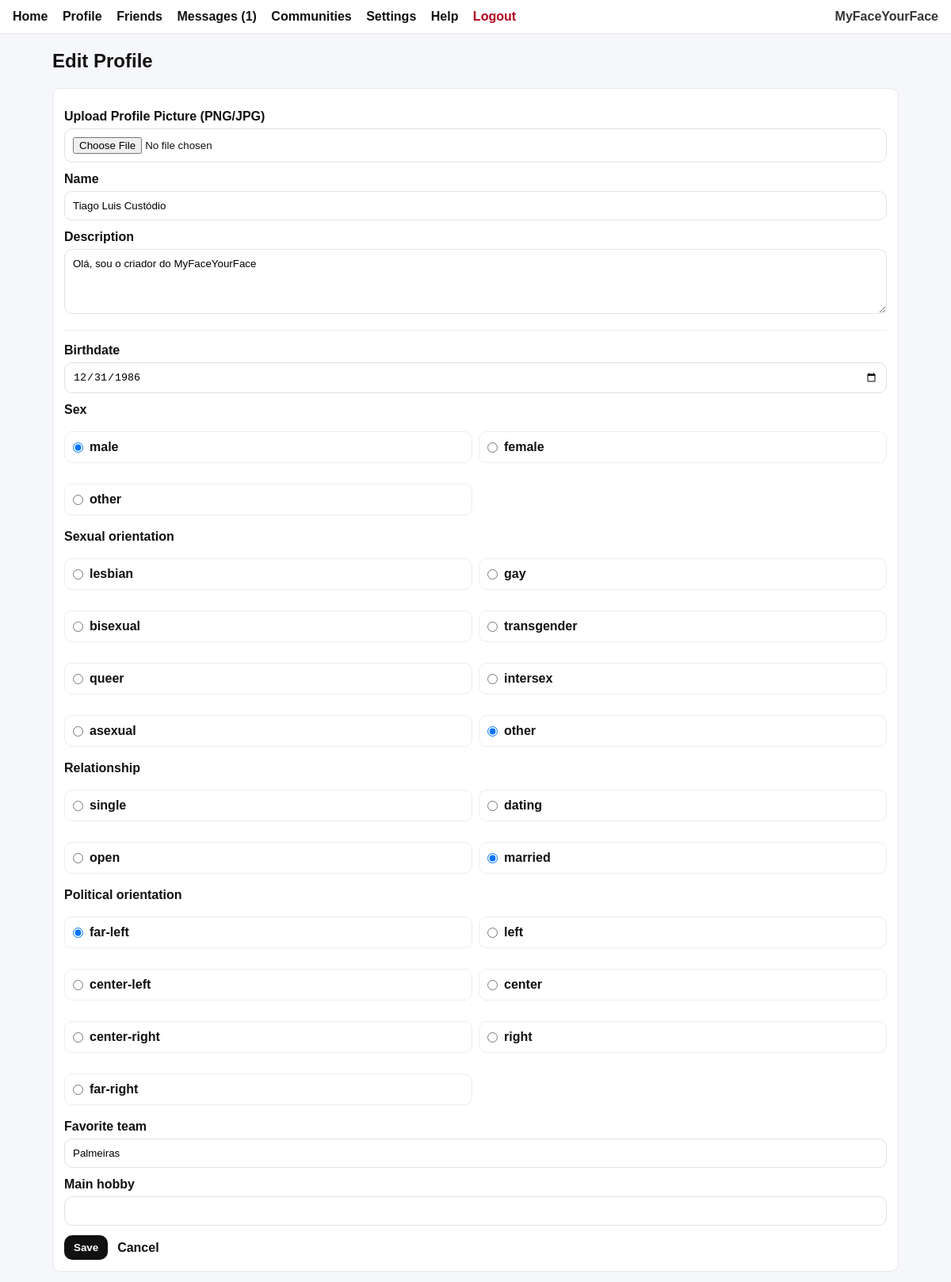
Screenshot of /edit-profile (signed in) with the database file from the repository.
### tables this page shows
CREATE TABLE users (
            id INTEGER PRIMARY KEY AUTOINCREMENT,
            username TEXT UNIQUE NOT NULL,
            password_hash TEXT NOT NULL,
            display_name TEXT NOT NULL,
            description TEXT DEFAULT ''
        , profile_pic_path TEXT DEFAULT NULL, birthdate TEXT DEFAULT NULL, sex TEXT DEFAULT NULL, sexual_orientation TEXT DEFAULT NULL, relationship_status TEXT DEFAULT NULL, political_orientation TEXT DEFAULT NULL, favorite_team TEXT DEFAULT NULL, main_hobby TEXT DEFAULT NULL, invites_remaining INTEGER DEFAULT 5);

### app.py (the view)
@app.get("/edit-profile")
@login_required
def edit_profile():
    user = current_user()
    return render_template(
        "edit_profile.html",
        app_name=APP_NAME,
        user=user,
        sex_options=SEX_OPTIONS,
        orientation_options=ORIENTATION_OPTIONS,
        relationship_options=RELATIONSHIP_OPTIONS,
        politics_options=POLITICS_OPTIONS,
        pending_requests_count=count_pending_friend_requests(user["id"]),
        messages_total_count=count_messages_total(user["id"]),
        messages_unread_count=count_messages_unread(user["id"]),
    )

### app.py (called while the page is built, shortened)
def get_db():
    if "db" not in g:
        g.db = sqlite3.connect(DB_PATH)
        g.db.row_factory = sqlite3.Row
    return g.db

def column_exists(table: str, column: str) -> bool:
    db = get_db()
    cols = db.execute(f"PRAGMA table_info({table})").fetchall()
    return any(c["name"] == column for c in cols)

def add_column_if_missing(table: str, column: str, ddl: str):
    if not column_exists(table, column):
        db = get_db()
        db.execute(ddl)
        db.commit()

def seed_default_users():
    db = get_db()
    def ensure_user(username, password, display_name, description="", invites=DEFAULT_INVITES):
        row = db.execute("SELECT id FROM users WHERE username = ?", (username,)).fetchone()
        if row:
            db.execute(
                """
                UPDATE users
                SET invites_remaining = COALESCE(invites_remaining, ?)
                WHERE username = ?
                """,
                (invites, username),
            )
            db.commit()
            return
    ensure_user(DEFAULT_ADMIN_USER, DEFAULT_ADMIN_PASS, "Admin", "Administrative account.", invites=DEFAULT_INVITES_ADMIN)
    ensure_user(DEFAULT_Tiago_USER, DEFAULT_Tiago_PASS, "Tiago Luis Custódio", "Test account.", invites=DEFAULT_INVITES)

@app.before_request
def setup():
    init_db()
    seed_default_users()

def login_required(fn):
    @wraps(fn)
    def wrapper(*args, **kwargs):
        if "user_id" not in session:
            return redirect(url_for("login"))
        return fn(*args, **kwargs)
    return wrapper

def current_user():
    if "user_id" not in session:
        return None
    db = get_db()
    return db.execute("SELECT * FROM users WHERE id = ?", (session["user_id"],)).fetchone()

def count_pending_friend_requests(user_id: int) -> int:
    db = get_db()
    row = db.execute(
        """
        SELECT COUNT(*) AS c
        FROM messages
        WHERE to_user_id = ? AND type = 'friend_request' AND status = 'pending'
        """,
        (user_id,),
    ).fetchone()
    return int(row["c"])

def count_messages_total(user_id: int) -> int:
    db = get_db()
    row = db.execute(
        """
        SELECT COUNT(*) AS c
        FROM messages
        WHERE to_user_id = ? AND type = 'message'
        """,
        (user_id,),
    ).fetchone()
    return int(row["c"])

### templates/edit_profile.html (shortened to what this page needs)
{% extends "base.html" %}
{% block content %}
<h2>Edit Profile</h2>
<div class="panel">
  <form method="post" action="{{ url_for('edit_profile_post') }}" enctype="multipart/form-data">
    <label>Upload Profile Picture (PNG/JPG)</label>
    <input type="file" name="profile_pic" accept=".png,.jpg,.jpeg">
    <label>Name</label>
    <input name="display_name" value="{{ user.display_name }}" required>
    <label>Description</label>
    <textarea name="description" rows="4" maxlength="500">{{ user.description or '' }}</textarea>
    <hr class="soft-hr">
    <label>Birthdate</label>
    <input type="date" name="birthdate" value="{{ user.birthdate or '' }}">
    <label>Sex</label>
    <div class="radio-group">
      {% for opt in sex_options %}
        <label class="radio-item">
          <input class="toggle-radio" type="radio" name="sex" value="{{ opt }}" {% if user.sex == opt %}checked{% endif %}>
          <span>{{ opt }}</span>
        </label>
      {% endfor %}
    </div>
    <label>Sexual orientation</label>
    <div class="radio-group">
      {% for opt in orientation_options %}
        <label class="radio-item">
          <input class="toggle-radio" type="radio" name="sexual_orientation" value="{{ opt }}" {% if user.sexual_orientation == opt %}checked{% endif %}>
          <span>{{ opt }}</span>
        </label>
      {% endfor %}
    </div>
    <label>Relationship</label>
    <div class="radio-group">
      {% for opt in relationship_options %}
        <label class="radio-item">
          <input class="toggle-radio" type="radio" name="relationship_status" value="{{ opt }}" {% if user.relationship_status == opt %}checked{% endif %}>
          <span>{{ opt }}</span>
        </label>
      {% endfor %}
    </div>
    <label>Political orientation</label>
    <div class="radio-group">
      {% for opt in politics_options %}
        <label class="radio-item">
          <input class="toggle-radio" type="radio" name="political_orientation" value="{{ opt }}" {% if user.political_orientation == opt %}checked{% endif %}>
          <span>{{ opt }}</span>
        </label>
      {% endfor %}
    </div>
    <label>Favorite team</label>
    <input name="favorite_team" maxlength="80" value="{{ user.favorite_team or '' }}">
    <label>Main hobby</label>
    <input name="main_hobby" maxlength="80" value="{{ user.main_hobby or '' }}">
    <div class="row-actions">
      <button type="submit">Save</button>
      <a class="inline-link" href="{{ url_for('my_profile_redirect') }}">Cancel</a>
    </div>
  </form>
</div>
{% endblock %}

### static/style.css (style rules this page uses)
* { box-sizing: border-box; }
body { margin: 0; font-family: Arial, sans-serif; background: #f6f7fb; color: #111; }
a { text-decoration: none; color: #111; }
.inline-link { font-weight: 800; }
button { border: 0; padding: 8px 12px; border-radius: 10px; background: #111; color: #fff; cursor: pointer; font-weight: 700; }
textarea { width: 100%; border-radius: 10px; border: 1px solid #e1e1ea; padding: 10px; resize: vertical; font-family: inherit; }
.panel { background: #fff; border: 1px solid #e7e7ef; border-radius: 10px; padding: 14px; }
label { display: block; margin-top: 12px; margin-bottom: 6px; font-weight: 700; }
input { width: 100%; padding: 10px; border-radius: 10px; border: 1px solid #e1e1ea; }
.soft-hr { margin: 16px 0; border: 0; border-top: 1px solid #ececf5; }
.row-actions { display: flex; gap: 12px; align-items: center; margin-top: 12px; }
.radio-group { display: grid; grid-template-columns: repeat(2, minmax(0, 1fr)); gap: 8px; }
.radio-item { display: flex; align-items: center; gap: 8px; border: 1px solid #ececf5; border-radius: 10px; padding: 10px; cursor: pointer; }
.radio-item input { width: auto; margin: 0; }

### rows the page displays
users: display_name "Tiago Luis Custódio", description "Olá, sou o criador do MyFaceYourFace", birthdate "12/31/1986", sex "☑ male" "☐ female" "☐ other", sexual_orientation "☐ lesbian" "☐ gay" "☐ bisexual" "☐ transgender" "☐ queer" "☐ intersex" "☐ asexual" "☑ other", relationship_status "☐ single" "☐ dating" "☐ open" "☑ married", political_orientation "☑ far-left" "☐ left" "☐ center-left" "☐ center" "☐ center-right" "☐ right" "☐ far-right", favorite_team "Palmeiras"

### other values shown
{{ messages_total_count }} "1"
{{ app_name }} "MyFaceYourFace"
{{ opt }} "male" "female" "other"
{{ opt }} "lesbian" "gay" "bisexual" "transgender" "queer" "intersex" "asexual" "other"
{{ opt }} "single" "dating" "open" "married"
{{ opt }} "far-left" "left" "center-left" "center" "center-right" "right" "far-right"
